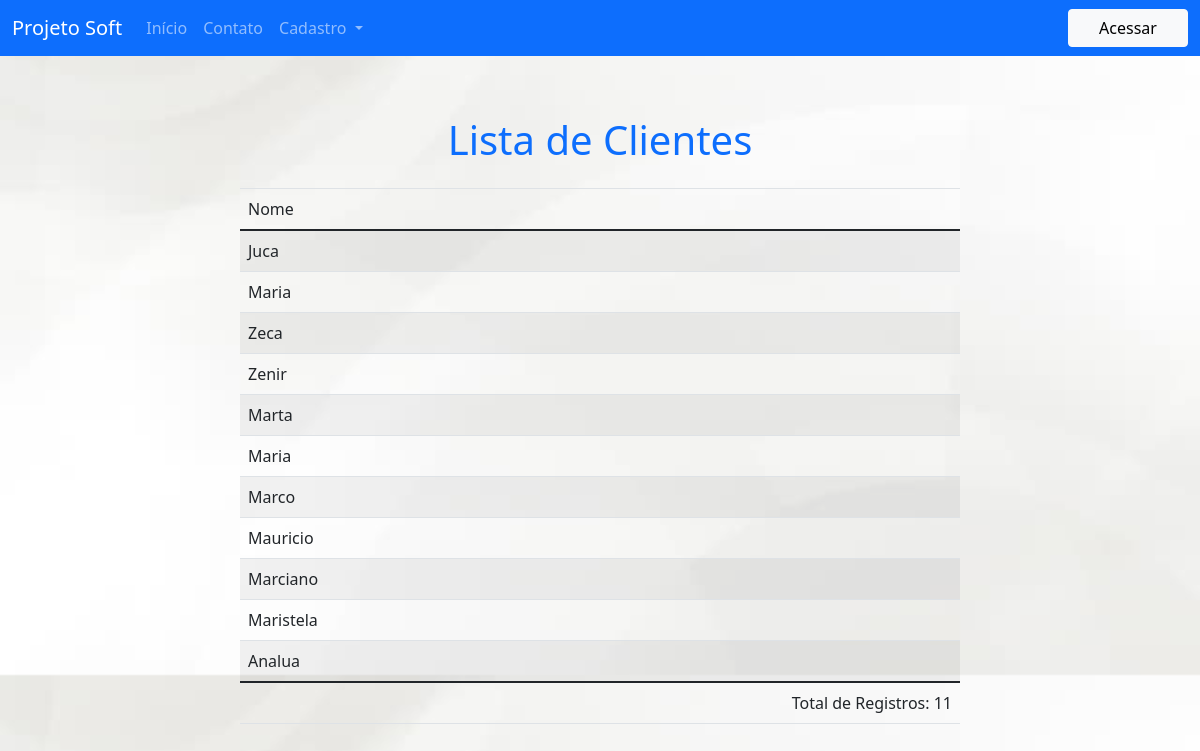
The page /lista-cliente on the database its author committed.
### cliente/models.py (models this page shows, shortened)
class Cliente(models.Model):
    SEXO = [
        ('M','Masculino'),
        ('F','Feminino'),
    ]
    CARRO = [
        ('S','Sim'),
        ('N','Não'),
    ]
    ESTADO_CIVIL = [
        (1,'Solteiro(a)'),
        (2,'Casado(a)'),
        (3,'Divorciado(a)'),
        (4,'Viúvo(a)'),
        (5,'Desquitado(a)'),
        (6,'União Estável'),
    ]
    FILHOS = [
        ('S','Sim'),
        ('N','Não'),
    ]
    nome = models.CharField(max_length=50,null=False,blank=False)
    email = models.CharField(max_length=100,null=False,blank=False)
    nasc = models.DateField(null=False,blank=False)
    cpfcnpj = models.CharField(max_length=14,blank=False,null=False)
    cidade = models.ForeignKey(Cidade,on_delete=models.CASCADE)
    sexo = models.CharField(max_length=1,choices=SEXO, null=True,blank=False)
    profissao = models.CharField(max_length=50, null=True,blank=False)
    renda = models.DecimalField(max_digits=8,decimal_places=2, null=True,blank=False)
    carro = models.CharField(max_length=1,choices=CARRO, null=True,blank=False)
    EstCivil = models.IntegerField(choices=ESTADO_CIVIL,default=1,null=True,blank=False)
    filhos = models.CharField(max_length=1,choices=FILHOS,null=True,blank=False)
    class Meta:
        db_table = 'cliente'

### meu_site/views.py (the view)
# urls.py: path('lista-cliente',lista_clientes,name='lista-cliente'),
def lista_clientes(request):
    pesquisa = request.GET.get('txtPesquisa')
    temPesquisa= False
    if pesquisa:
        cliente = Cliente.objects.filter(nome__icontains=pesquisa)
        temPesquisa = True
    else:
        cliente = Cliente.objects.all()
    totalCliente = cliente.count
    return render(request,'lista-clientes.html',{'cliente' : cliente, 'total' : totalCliente,'pesquisa' : temPesquisa})

### templates/lista-clientes.html (shortened to what this page needs)
{% extends 'base.html' %}
{% block corpo %}
<div id="conteudo-dados" >
    <div style="display: flex; justify-content: center;">
        <h1><label class='text-primary'>Lista de Clientes</label></h1>
    </div>
    {% if total > 0 %}
    <table class="table table-striped">
        <thead>
            <tr>
                <th colspan="3"></th>
            </tr>
            <tr>
                <td><label>Nome</label></td>
                {% if user.is_authenticated %}
                <td colspan="2" align="right"><label>Ações</label></td>
                {% else %}
                <td>&nbsp;</td>
                {% endif %}
            </tr>
        </thead>
        <tbody>
            {% for clientes in cliente %}
            <tr>
                <td><label>{{ clientes.nome }}</label></td>
                {% if user.is_authenticated %}
                <td align="right">
                    <a href="detalha-cliente/{{ clientes.id }}">
                        <input type="button" value="Detalhar" class="btn btn-info" /></a>
                    <a href="altera-cliente/{{ clientes.id }}">
                        <input type="button" class="btn btn-warning" value="Alterar" /></a>
                    <a href="exclui-cliente/{{ clientes.id }}">
                        <input type="button" class="btn btn-danger" value="Excluir"></a>
                </td>
                {% else %}
                <td>&nbsp;</td>
                {% endif %}
            </tr>
            {% endfor %}
        </tbody>
        <tfoot>
            <tr>
                <td colspan="3" align="right"><label>Total de Registros: {{ total }}</label></td>
            </tr>
        </tfoot>
    </table>
    {% elif pesquisa %}
    {% include 'semResultado.html' %}
    {% else %}
    {% include 'semItens.html' %}
    {% endif %}
</div>
{% endblock %}

### static/css/style.css (style rules this page uses)
body { background-attachment: fixed; background-size: 100%; }
#conteudo-dados { display: flex; justify-content: center; flex-direction: column; width: 60%; margin-left: 20%; margin-top: 5%; }

### rows shown on the page
Cliente: nome "Juca"
Cliente: nome "Maria"
Cliente: nome "Zeca"
Cliente: nome "Zenir"
Cliente: nome "Marta"
Cliente: nome "Maria"
Cliente: nome "Marco"
Cliente: nome "Mauricio"
Cliente: nome "Marciano"
Cliente: nome "Maristela"
Cliente: nome "Analua"

### other values the page prints
{{ total }} "11"
